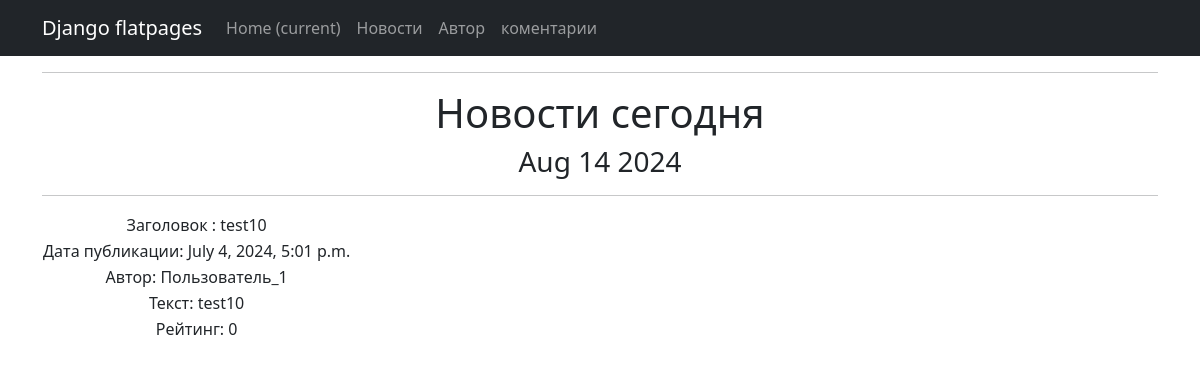
The app's page /37 with its own data.
### news/models.py (models this page shows, shortened)
class Post(models.Model):
    author = models.ForeignKey(Author, on_delete=models.CASCADE)
    categoryType = models.CharField(max_length=2, choices=CATEGORY_CHOICES, default=ARTICLE)
    dateCreation = models.DateTimeField(auto_now_add=True)
    postCategory = models.ManyToManyField(Category, through='PostCategory')
    title = models.CharField(max_length=128)
    text = models.TextField()
    rating = models.SmallIntegerField(default=0)

class Author(models.Model):
    authorUser = models.OneToOneField(User, on_delete=models.CASCADE)
    ratingAuthor = models.SmallIntegerField(default=0)

### news/views.py (the view)
# urls.py: path('<int:pk>', cache_page(60*5)(IdPostList.as_view()), name='new'),
class IdPostList(DetailView):
    model = Post
    template_name = 'new.html'
    context_object_name = 'new'
    def get_context_data(self, **kwargs):
        context = super().get_context_data(**kwargs)
        context['time_now'] = datetime.utcnow()
        return context

### news/templatetags/custom_filters.py (called while the page is built)
@register.filter()
def censor(value):
    for i in ESK:
        value = value.replace(i[1:], '*' * len(i[1:]))
    return value

### templates/new.html (shortened to what this page needs)
{% extends 'flatpages/default.html' %}
{% load custom_filters %}
{% block content %}
<hr>
<h1>Новости сегодня</h1>
<h3>{{ time_now|date:'M d Y' }}</h3>
<hr>
<table>
    <tr><td>Заголовок :  {{new.title|censor}}</td></tr>
    <tr><td>Дата публикации:  {{new.dateCreation}}</td></tr>
    <tr><td>Автор:  {{new.author.authorUser.username}}</td></tr>
    <tr><td>Текст:  {{ new.text|censor}}</td></tr>
    <tr><td>Рейтинг:  {{new.rating}}</td></tr>
</table>
{% endblock content %}

### records on screen
Post: title|censor "test10", dateCreation "July 4, 2024, 5:01 p.m.", author.authorUser.username "Пользователь_1", text|censor "test10", rating "0"

### other values on screen
{{ time_now|date:'M d Y' }} "Aug 14 2024"
